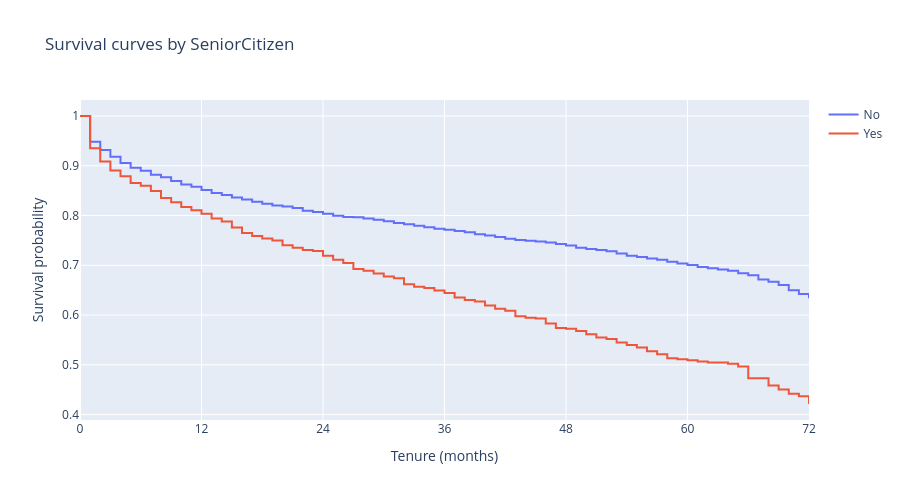

Notebook code for this chart:
### Markdown cell above
This is a much more reasonable set of variables. There is still a reasonbly strong correlation between `Partner` and `Dependents`, but not so much that I think it will cause issues.

### Code cell
plot_kmf(var='SeniorCitizen')
